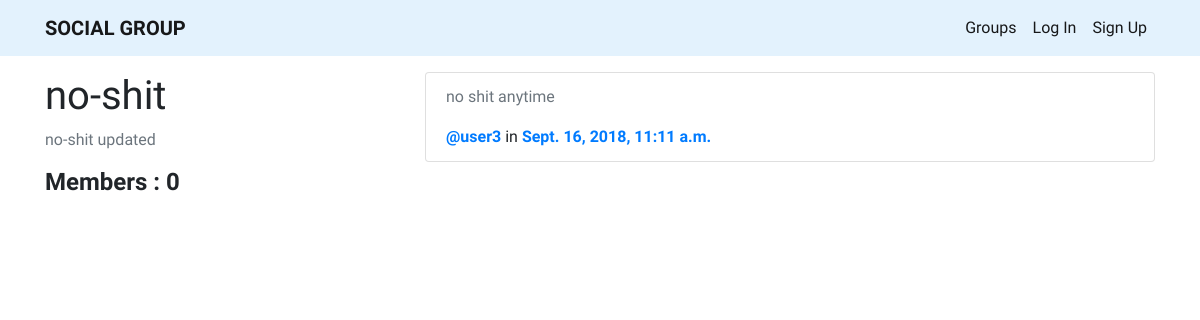
Page /groups/details/no-shit/ on the committed database.
### groups/models.py (models this page shows, shortened)
class Group(models.Model):
    name = models.CharField(max_length=50)
    slug = models.SlugField(blank=True)
    description = models.TextField(blank=True, null=True)
    members = models.ManyToManyField(
        User, blank=True, related_name='members')
    class Meta:
        ordering = ['-pk', ]

### posts/models.py (models this page shows, shortened)
class Post(models.Model):
    user = models.ForeignKey(
        User, on_delete=models.CASCADE, related_name='user', default=current_user)
    created_at = models.DateTimeField(auto_now=True)
    message = models.TextField()
    group = models.ForeignKey(
        Group, on_delete=models.CASCADE, null=True, blank=True, related_name='posts')

### groups/views.py (the view)
# urls.py: path('details/<slug:slug>/', views.GroupDetailView.as_view(), name='detail'),
class GroupDetailView(DetailView):
    model = Group
    def get_context_data(self, **kwargs):
        context = super().get_context_data(**kwargs)
        post_list = Post.objects.filter(group=self.object)
        context['post_list'] = post_list
        context['is_there'] = self.object.members.all
        return context

### groups/templates/groups/group_detail.html (shortened to what this page needs)
{% extends "groups/group_base.html" %}
{% block group_content %}
<div class="col-4">
    <h1>{{ group.name }}</h1>
    <p class="text-muted">{{ group.description }}</p>
    <h4><b>Members : {{ group.members.count }}</b></h4>
</div>
<div class="col-8">
    <ul class="list-group">
        {% for post in post_list %}
        <li class="list-group-item">
            <p class="text-muted">
                {{ post.message }}
            </p>
            <b><a href="">@{{ post.user }}</a></b>
            in <b><a href="">{{ post.created_at }}</a></b>
        </li>
        {% empty %}
        <h3><b>No Posts yet!</b></h3>
        {% endfor %}
    </ul>
</div>
{% endblock group_content %}

### templates/base.html (style rules this page uses)
body { font-family: 'Source Sans Pro', sans-serif; }

### rows in the picture
Group: name "no-shit", description "no-shit updated", members.count "0"
Post: message "no shit anytime", user "user3", created_at "Sept. 16, 2018, 11:11 a.m."
